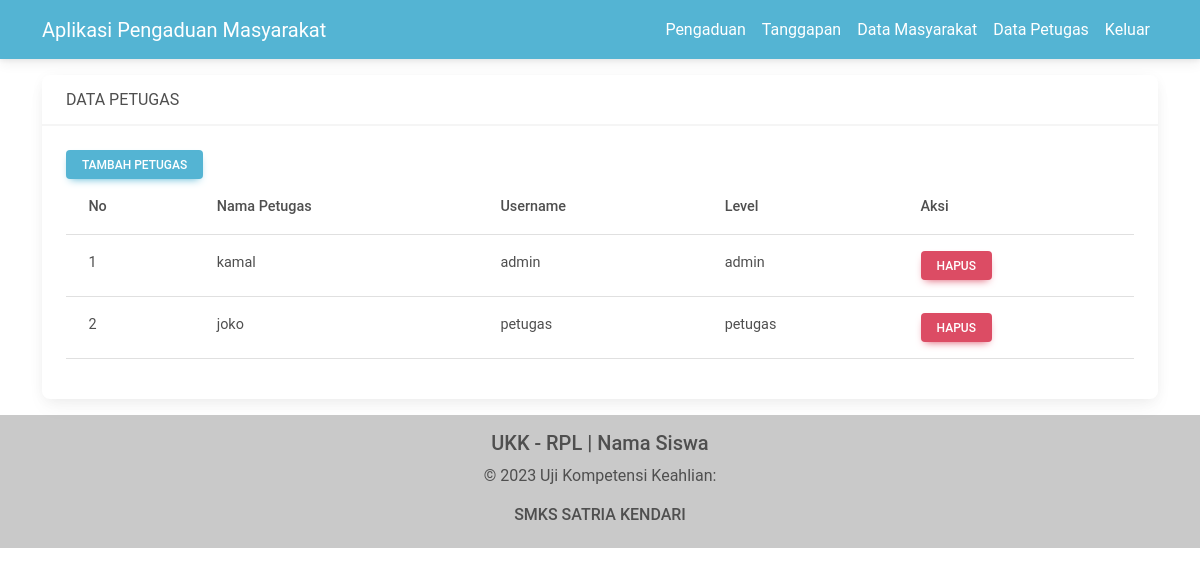
Screenshot of /admin/index.php?page=petugas (signed in) with the database file from the repository.
### tables this page shows
CREATE TABLE `petugas` (
  `id_petugas` int NOT NULL,
  `nama_petugas` varchar(32) NOT NULL,
  `username` varchar(32) NOT NULL,
  `password` varchar(32) NOT NULL,
  `telpon` varchar(32) NOT NULL,
  `level` enum('admin','petugas') NOT NULL
);

### admin/data_petugas/hapus_petugas.php (the view, shortened to what this page needs)
<a href="" class="btn btn-danger btn-sm" data-mdb-toggle="modal" data-mdb-target="#modalHapusMasyarakat<?php echo $data['id_petugas'] ?>">Hapus</a>

### admin/data_petugas/data_petugas.php
<div class="container">
    <div class="row mb-3">
        <div class="col-md-12 mt-3">
            <div class="card">
                <div class="card-header">DATA PETUGAS</div>
                <div class="card-body">
                    <?php include 'form_tambah_petugas.php' ?>
                    <table class="table table-stripped">
                        <thead>
                            <tr>
                                <th>No</th>
                                <th>Nama Petugas</th>
                                <th>Username </th>
                                <th>Level</th>
                                <th>Aksi</th>
                            </tr>
                        </thead>
                        <tbody>
                            <?php
                            include '../db/koneksi.php';
                            $no = 1;
                            $query = mysqli_query($koneksi, "SELECT * FROM petugas");
                            while ($data = mysqli_fetch_array($query)) { ?>
                                <tr>
                                    <td><?php echo $no++ ?></td>
                                    <td><?php echo $data['nama_petugas'] ?></td>
                                    <td><?php echo $data['username'] ?></td>
                                    <td><?php echo $data['level'] ?></td>
                                    <td><?php include 'hapus_petugas.php' ?></td>
                                </tr>
                            <?php } ?>
                        </tbody>
                    </table>
                </div>
            </div>
        </div>
    </div>
</div>

### rows the page displays
petugas: nama_petugas "kamal", username "admin", level "admin"
petugas: nama_petugas "joko", username "petugas", level "petugas"
